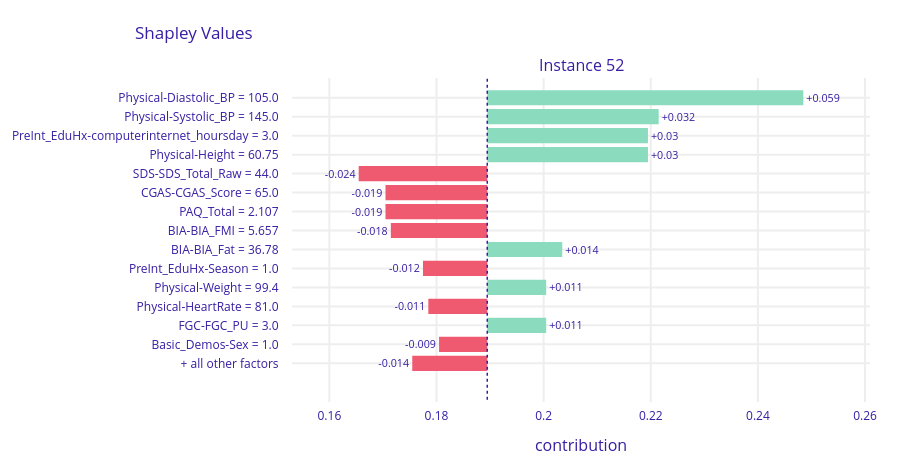

Notebook cell for this chart:
### Code cell
# SHAP (Shapley) via DALEX 
shap_dalex = dalex_explainer.predict_parts(
    x_dalex,
    type='shap',
    B=10,                    # number of random orderings
    label=f'Instance {i2e}'
)
shap_dalex.plot(max_vars=15)

### Figure 1 — Plotly figure (JSON) as saved in the notebook; plotly's stock layout.template omitted (floating-point values rounded to 4 significant figures)
{"data": [{"base": 0.1895, "hoverinfo": "text", "hoverlabel": {"bgcolor": "rgba(0,0,0,0.8)"}, "hovertext": ["Average response: 0.189<br>Prediction: 0.25<br>Physical-Diastolic_BP = 105.0<br>increases average response <br>by 0.059", "Average response: 0.189<br>Prediction: 0.25<br>Physical-Systolic_BP = 145.0<br>increases average response <br>by 0.032", "Average response: 0.189<br>Prediction: 0.25<br>PreInt_EduHx-computerinternet_hoursday = 3.0<br>increases average response <br>by 0.03", "Average response: 0.189<br>Prediction: 0.25<br>Physical-Height = 60.75<br>increases average response <br>by 0.03", "Average response: 0.189<br>Prediction: 0.25<br>SDS-SDS_Total_Raw = 44.0<br>decreases average response <br>by 0.024", "Average response: 0.189<br>Prediction: 0.25<br>CGAS-CGAS_Score = 65.0<br>decreases average response <br>by 0.019", "Average response: 0.189<br>Prediction: 0.25<br>PAQ_Total = 2.107<br>decreases average response <br>by 0.019", "Average response: 0.189<br>Prediction: 0.25<br>BIA-BIA_FMI = 5.657<br>decreases average response <br>by 0.018", "Average response: 0.189<br>Prediction: 0.25<br>BIA-BIA_Fat = 36.78<br>increases average response <br>by 0.014", "Average response: 0.189<br>Prediction: 0.25<br>PreInt_EduHx-Season = 1.0<br>decreases average response <br>by 0.012", "Average response: 0.189<br>Prediction: 0.25<br>Physical-Weight = 99.4<br>increases average response <br>by 0.011", "Average response: 0.189<br>Prediction: 0.25<br>Physical-HeartRate = 81.0<br>decreases average response <br>by 0.011", "Average response: 0.189<br>Prediction: 0.25<br>FGC-FGC_PU = 3.0<br>increases average response <br>by 0.011", "Average response: 0.189<br>Prediction: 0.25<br>Basic_Demos-Sex = 1.0<br>decreases average response <br>by 0.009", "Average response: 0.189<br>Prediction: 0.25<br>+ all other factors<br>decreases average response <br>by 0.014"], "marker": {"color": ["#8bdcbe", "#8bdcbe", "#8bdcbe", "#8bdcbe", "#f05a71", "#f05a71", "#f05a71", "#f05a71", "#8bdcbe", "#f05a71", "#8bdcbe", "#f05a71", "#8bdcbe", "#f05a71", "#f05a71"]}, "orientation": "h", "showlegend": false, "text": ["+0.059", "+0.032", "+0.03", "+0.03", "-0.024", "-0.019", "-0.019", "-0.018", "+0.014", "-0.012", "+0.011", "-0.011", "+0.011", "-0.009", "-0.014"], "textposition": "outside", "type": "bar", "x": [0.059, 0.032, 0.03, 0.03, -0.024, -0.019, -0.019, -0.018, 0.014, -0.012, 0.011, -0.011, 0.011, -0.009, -0.014], "xaxis": "x", "y": ["Physical-Diastolic_BP = 105.0", "Physical-Systolic_BP = 145.0", "PreInt_EduHx-computerinternet_hoursday = 3.0", "Physical-Height = 60.75", "SDS-SDS_Total_Raw = 44.0", "CGAS-CGAS_Score = 65.0", "PAQ_Total = 2.107", "BIA-BIA_FMI = 5.657", "BIA-BIA_Fat = 36.78", "PreInt_EduHx-Season = 1.0", "Physical-Weight = 99.4", "Physical-HeartRate = 81.0", "FGC-FGC_PU = 3.0", "Basic_Demos-Sex = 1.0", "+ all other factors"], "yaxis": "y"}], "layout": {"annotations": [{"font": {"size": 16}, "showarrow": false, "text": "Instance 52", "x": 0.5, "xanchor": "center", "xref": "paper", "y": 1, "yanchor": "bottom", "yref": "paper"}, {"font": {"size": 16}, "showarrow": false, "text": "contribution", "x": 0.5, "xanchor": "center", "xref": "paper", "y": 0, "yanchor": "top", "yref": "paper", "yshift": -30}], "font": {"color": "#371ea3"}, "height": 473, "margin": {"b": 71, "r": 30, "t": 78}, "shapes": [{"line": {"color": "#371ea3", "dash": "dot", "width": 1.5}, "type": "line", "x0": 0.1895, "x1": 0.1895, "xref": "x", "y0": -1, "y1": 16, "yref": "y"}], "title": {"text": "Shapley Values", "x": 0.15}, "xaxis": {"anchor": "y", "automargin": true, "domain": [0, 1], "fixedrange": true, "gridwidth": 2, "range": [0.153, 0.2609], "tickcolor": "white", "ticklen": 3, "ticks": "outside", "type": "linear", "zeroline": false}, "yaxis": {"anchor": "x", "automargin": true, "autorange": "reversed", "domain": [0, 1], "fixedrange": true, "gridwidth": 2, "tickcolor": "white", "ticklen": 10, "ticks": "outside", "type": "category"}}}
